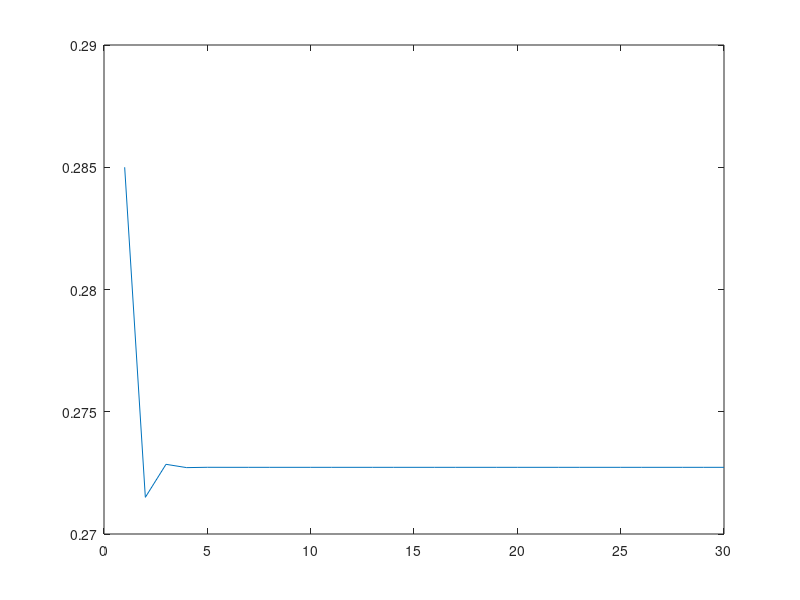

The MATLAB source for this figure:
%% a)

matriz=[0.7 0.8;
        0.3 0.2];
vetor_estado=[1;0];

probabilidade_estar_presente=((matriz^2)*vetor_estado);
probabilidade_estar_presente_se_esteve_presente=probabilidade_estar_presente(1)


%% b)


matriz=[0.7 0.8;
        0.3 0.2];

vetor_estado=[0;1];

probabilidade_estar_presente=((matriz^2)*vetor_estado);
probabilidade_estar_presente_se_nao_esteve_presente=probabilidade_estar_presente(1)


%% c)
 

matriz=[0.7 0.8;
        0.3 0.2];
vetor_estado=[1;0];

probabilidade_estar_presente=((matriz^30)*vetor_estado);
probabilidade_estar_presente_passado_15_semanas=probabilidade_estar_presente(1)



%% d)


matriz=[0.7 0.8;
        0.3 0.2];
vetor_estado=[0.85;0.15];

soma=zeros(1,30);

for i=1:30
    probabilidade_estar_presente=((matriz^i)*vetor_estado);
    probabilidade_nao_estar_presente=probabilidade_estar_presente(2);
    soma(i)=probabilidade_nao_estar_presente;
end


plot(1:30,soma)
